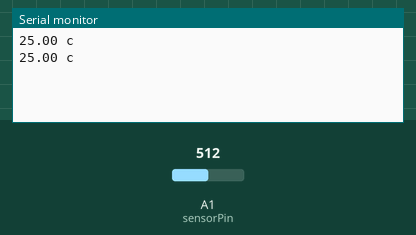
Recording of a sketch running on a simulated Arduino Uno, built with avr-gcc and run on an emulated ATmega328P. Shown: the last lines printed to the serial monitor. The inputs (shaded band) are chosen by the test bench; at power-on: A1 (sensorPin) = 512.

Above: at 1.8 s.
1.9 s: A1 (sensorPin) set to 716
At 2.4 s:
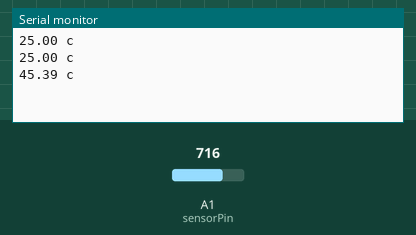
3.4 s: A1 (sensorPin) set to 900
At 4.8 s:
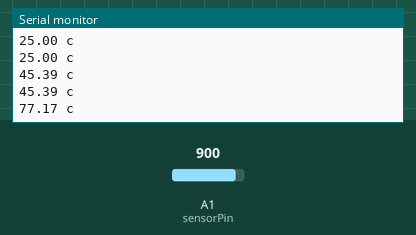
Timing chart, 0 to 6.4 s (numbered marks = the images above; inputs shaded):
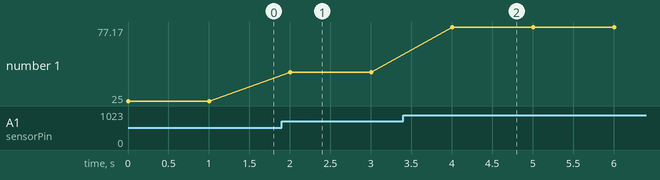

The sketch:

analogtemsensor.ino
```cpp
#include <math.h>
int sensorPin = A1; // Declaration of the input pin
// These function translates the recorded analog measurement
double Thermistor(int RawADC)
{
 double Temp;
 Temp = log(10000.0 * ((1024.0 / RawADC - 1)));
 Temp = 1 /(0.001129148 + (0.000234125 + (0.0000000876741 * Temp * Temp)) * Temp);
 Temp = Temp - 273.15; // convert from Kelvin to Celsius
 return Temp;
}
// Serial output in 9600 Baud

void setup()
{
 Serial.begin(9600);
}
// The program measures the current voltage value on the NTC
// and translates it intp °C for the serial output
void loop()
{
/// int readVal = ;
 //double temp = Thermistor(analogRead(sensorPin));
 // Output on the serial interface
 ///Serial.print("Current temperature is:");
 Serial.print(Thermistor(analogRead(A1)));
 Serial.println(" c");

 delay(1000);
}
```

Measured:
- after the input at 1.9 s, the serial monitor: prints a new line after 0.10 s (image 1)
- after the input at 3.4 s, the serial monitor: prints a new line after 0.60 s (image 2)
- plotted number 1: 25 → 45.39 after the input at 1.9 s, 45.39 → 77.17 after the input at 3.4 s
